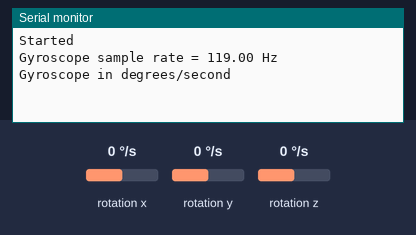
A sketch run on a simulated Arduino Nano 33 BLE. Shown: the last lines printed to the serial monitor. The test bench sets the inputs (shaded band); at power-on: rotation x 0 °/s, rotation y 0 °/s, rotation z 0 °/s.

Above: at 1.2 s.
1.3 s: rotation x set to -41 °/s
2.8 s: rotation x set to -51 °/s
At 3.2 s:
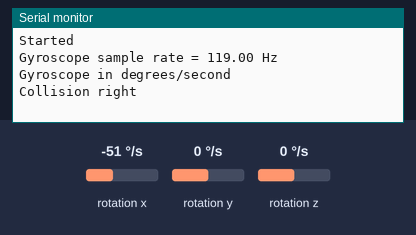
4.8 s: rotation y set to -43 °/s
At 5.2 s:
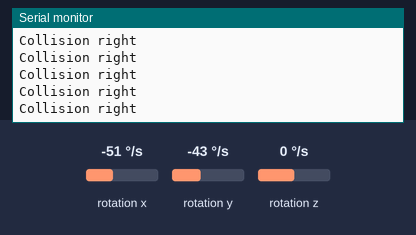
6.3 s: rotation y set to -49 °/s
At 6.7 s:
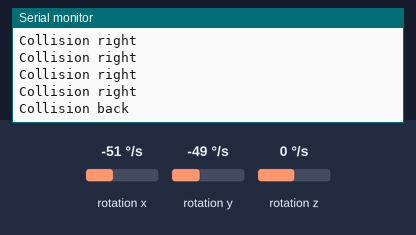

The sketch:

Gyroscope_Rev2.ino
```cpp
/*
  Arduino BMI270 - Simple Gyroscope

  This code measures the tilt direction of the board.

  Material :
  - Arduino Nano 33 BLE Sense Rev2

  created on February 2025
  by Gonzalez Harilanto ANDRINIRINA

*/

#include "Arduino_BMI270_BMM150.h"

float x, y, z;
int plusThreshold = 45; //
int minusThreshold = -45;
/* Setting up boundaries to pinpoint collisions.
PlusThreshold and minusThreshold filter gyroscope readings, ensuring only those above or below ±45 deg/s trigger the collision alert.
*/
void setup() {
  Serial.begin(9600);
  while (!Serial);
  Serial.println("Started");

  if (!IMU.begin()) {
    Serial.println("Failed to initialize IMU!");
    while (1);
  }
  Serial.print("Gyroscope sample rate = ");
  Serial.print(IMU.gyroscopeSampleRate());
  Serial.println(" Hz");
  Serial.println();
  Serial.println("Gyroscope in degrees/second");
}

void loop() {
if (IMU.gyroscopeAvailable())
  {
    IMU.readGyroscope(x, y, z);
    if(y > plusThreshold)
    {
      Serial.println("Collision front");
      delay(500);
    }
    else if(y < minusThreshold)
    {
      Serial.println("Collision back");
      delay(500);
    }
    else if(x < minusThreshold)
    {
      Serial.println("Collision right");
      delay(500);
    }
    else if(x > plusThreshold)
    {
      Serial.println("Collision left");
      delay(500);
    }
  }
}
```

Measured:
- the behaviour switches between -45 and -46 °/s on rotation x (found by bisection; images 0 and 1)
- the behaviour switches between -45 and -46 °/s on rotation y (found by bisection; images 2 and 3)
- after the input at 2.8 s, the serial monitor: prints a new line at once (image 1)
- after the input at 6.3 s, the serial monitor: prints a new line at once (image 3)
